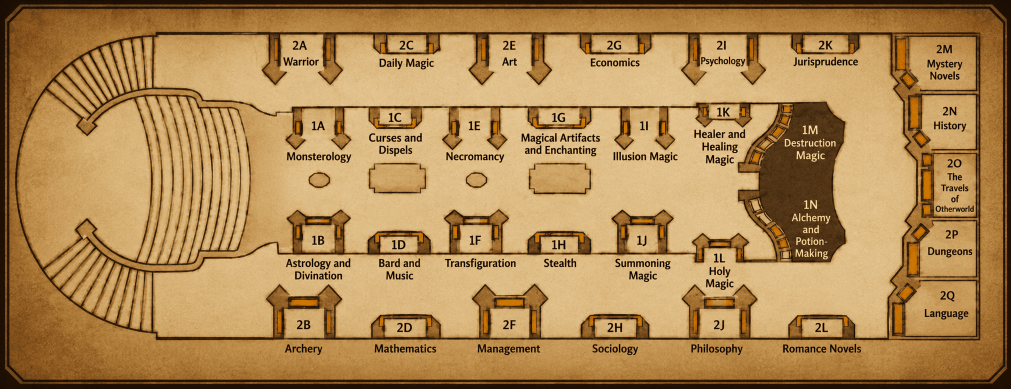
#> input picture src/assets/carte.png, 2022 x 778 px (shown at 1/2 size)
$ python effacer-noms.py
#> lines starting #> are read from the running program, lines starting #| are printed output that depends on the picture
# Produit src/assets/carte-muette.png : la carte du jeu (2022 x 778) sans les noms de
# catégories. Chaque rectangle de texte est recouvert d'un pavage de parchemin (ou du
# fond sombre de l'alcôve) prélevé sur l'image, recoloré selon le voisinage immédiat du
# rectangle pour suivre le vignettage, avec des bords fondus.
# Usage : python scripts/effacer-noms.py   (nécessite Pillow : pip install pillow)
from pathlib import Path
import random

from PIL import Image, ImageFilter, ImageStat

RACINE = Path(__file__).resolve().parent.parent
SOURCE = RACINE / "src" / "assets" / "carte.png"
CIBLE = RACINE / "src" / "assets" / "carte-muette.png"
CIBLE_VIERGE = RACINE / "src" / "assets" / "carte-vierge.png"

# Rectangles (x1, y1, x2, y2, nature) en pixels de l'original, mesurés sur des zooms.
RUSTINES = [
    # Second étage, galerie du haut (sous le cadre, entre ou sur les flèches)
    (560, 112, 640, 143, "parchemin"),  # 2A Warrior
    (748, 112, 880, 143, "parchemin"),  # 2C Daily Magic
    (996, 112, 1040, 143, "parchemin"),  # 2E Art
    (1163, 112, 1297, 143, "parchemin"),  # 2G Economics
    (1394, 112, 1495, 144, "parchemin"),  # 2I Psychology
    (1578, 112, 1727, 143, "parchemin"),  # 2K Jurisprudence
    # Premier étage, rangée du haut
    (570, 297, 710, 336, "parchemin"),  # 1A Monsterology
    (732, 258, 852, 322, "parchemin"),  # 1C Curses and Dispels
    (886, 297, 1014, 336, "parchemin"),  # 1E Necromancy
    (1036, 258, 1208, 322, "parchemin"),  # 1G Magical Artifacts and Enchanting
    (1218, 297, 1364, 336, "parchemin"),  # 1I Illusion Magic
    (1379, 248, 1500, 340, "parchemin"),  # 1K Healer and Healing Magic
    # Alcôve
    (1558, 272, 1677, 328, "sombre"),  # 1M Destruction Magic
    (1573, 424, 1667, 526, "sombre"),  # 1N Alchemy and Potion-Making
    # Premier étage, rangée du bas
    (564, 511, 711, 572, "parchemin"),  # 1B Astrology and Divination
    (749, 515, 846, 572, "parchemin"),  # 1D Bard and Music
    (886, 511, 1034, 546, "parchemin"),  # 1F Transfiguration
    (1079, 515, 1158, 546, "parchemin"),  # 1H Stealth
    (1224, 511, 1341, 572, "parchemin"),  # 1J Summoning Magic
    (1402, 528, 1476, 592, "parchemin"),  # 1L Holy Magic
    # Second étage, galerie du bas
    (561, 682, 652, 720, "parchemin"),  # 2B Archery
    (743, 682, 882, 720, "parchemin"),  # 2D Mathematics
    (948, 682, 1089, 720, "parchemin"),  # 2F Management
    (1175, 682, 1287, 720, "parchemin"),  # 2H Sociology
    (1373, 682, 1499, 720, "parchemin"),  # 2J Philosophy
    (1555, 682, 1729, 720, "parchemin"),  # 2L Romance Novels
    # Second étage, mur du fond (à l'intérieur des cadres)
    (1843, 113, 1932, 168, "parchemin"),  # 2M Mystery Novels
    (1858, 235, 1942, 268, "parchemin"),  # 2N History
    (1872, 346, 1950, 428, "parchemin"),  # 2O The Travels of Otherworld
    (1850, 482, 1950, 520, "parchemin"),  # 2P Dungeons
    (1843, 607, 1942, 646, "parchemin"),  # 2Q Language
]


# Les identifiants (« 1A »...) dans leurs cadres, centres en pixels de l'image ; les
# deux de l'alcove sont ecrits en clair sur fond sombre.
CENTRES_IDENTIFIANTS = {
    "2A": (597, 86), "2C": (812, 86), "2E": (1018, 86), "2G": (1230, 86), "2I": (1438, 86), "2K": (1650, 86),
    "1A": (630, 253), "1C": (785, 233), "1E": (955, 253), "1G": (1120, 233), "1I": (1285, 253), "1K": (1440, 225),
    "1M": (1618, 262), "1N": (1618, 417),
    "1B": (630, 483), "1D": (787, 488), "1F": (950, 483), "1H": (1115, 488), "1J": (1280, 483), "1L": (1432, 513),
    "2B": (605, 654), "2D": (812, 654), "2F": (1015, 654), "2H": (1230, 654), "2J": (1437, 654), "2L": (1642, 654),
    # Sur le mur du fond, le texte est plus haut que le centre du cadre.
    "2M": (1888, 97), "2N": (1896, 222), "2O": (1906, 326), "2P": (1901, 467), "2Q": (1894, 588),
}
DEMI_IDENTIFIANT = (26, 16)
RUSTINES_IDENTIFIANTS = [
    (cx - DEMI_IDENTIFIANT[0], cy - DEMI_IDENTIFIANT[1], cx + DEMI_IDENTIFIANT[0], cy + DEMI_IDENTIFIANT[1],
     "sombre" if section in ("1M", "1N") else "parchemin")
    for section, (cx, cy) in CENTRES_IDENTIFIANTS.items()
]

# Tuiles de texture : parchemin vide sous la galerie haute, fond sombre entre 1M et 1N.
ECHANTILLONS = {
    "parchemin": (1000, 168, 1090, 198),
    "sombre": (1575, 338, 1650, 388),
}

# Luminances retenues pour mesurer la couleur du voisinage (on écarte texte et traits).
LUMINANCE = {"parchemin": (120, 256), "sombre": (15, 95)}

DEBORD = 2  # la rustine opaque déborde d'autant du rectangle mesuré
FONDU = 5  # largeur du dégradé au-delà
ANNEAU = 6  # épaisseur du voisinage mesuré autour de chaque rustine


def luminance(p):
    return 0.299 * p[0] + 0.587 * p[1] + 0.114 * p[2]


def moyenne_filtree(image, zone, nature):
    bas, haut = LUMINANCE[nature]
    if zone[2] <= zone[0] or zone[3] <= zone[1]:
        return None
    retenus = [p for p in image.crop(zone).getdata() if bas <= luminance(p) < haut]
    if len(retenus) < 20:
        return None
    n = len(retenus)
    return tuple(sum(p[i] for p in retenus) / n for i in range(3))


def voisinage(image, rect, nature):
    x1, y1, x2, y2 = rect
    l, h = image.size
    anneaux = [
        (max(0, x1 - ANNEAU), max(0, y1 - ANNEAU), min(l, x2 + ANNEAU), y1),
        (max(0, x1 - ANNEAU), y2, min(l, x2 + ANNEAU), min(h, y2 + ANNEAU)),
        (max(0, x1 - ANNEAU), y1, x1, y2),
        (x2, y1, min(l, x2 + ANNEAU), y2),
    ]
    sommes = [0.0, 0.0, 0.0]
    poids = 0
    for z in anneaux:
        m = moyenne_filtree(image, z, nature)
        if m is None:
            continue
        aire = (z[2] - z[0]) * (z[3] - z[1])
        for i in range(3):
            sommes[i] += m[i] * aire
        poids += aire
    return None if poids == 0 else tuple(s / poids for s in sommes)


def pavage(image, nature, l, h):
    # Filtre médian : ôte les taches ponctuelles de la tuile (sinon elles se répètent
    # dans chaque rustine) tout en gardant le grain du parchemin.
    tuile = image.crop(ECHANTILLONS[nature]).filter(ImageFilter.MedianFilter(7))
    tl, th = tuile.size
    sortie = Image.new("RGB", (l, h))
    y = -random.randint(0, th // 2)
    while y < h:
        x = -random.randint(0, tl // 2)
        while x < l:
            t = tuile.transpose(Image.FLIP_LEFT_RIGHT) if random.random() < 0.5 else tuile
            if random.random() < 0.5:
                t = t.transpose(Image.FLIP_TOP_BOTTOM)
            sortie.paste(t, (x, y))
            x += tl
        y += th
    return sortie


def recolorer(patch, cible):
    if cible is None:
        return patch
    moyenne = ImageStat.Stat(patch).mean
    bandes = patch.split()
    ajustees = []
    for i in range(3):
        facteur = cible[i] / max(1.0, moyenne[i])
        ajustees.append(bandes[i].point(lambda v, f=facteur: max(0, min(255, round(v * f)))))
    return Image.merge("RGB", ajustees)


def appliquer(image, rustines):
    largeur, hauteur = image.size
#> largeur = 2022; hauteur = 778
    for x1, y1, x2, y2, nature in rustines:
        couleur = voisinage(image, (x1, y1, x2, y2), nature)
        marge = DEBORD + FONDU
        boite = (max(0, x1 - marge), max(0, y1 - marge), min(largeur, x2 + marge), min(hauteur, y2 + marge))
        l, h = boite[2] - boite[0], boite[3] - boite[1]
        patch = recolorer(pavage(image, nature, l, h), couleur)
        masque = Image.new("L", (l, h), 0)
        masque.paste(255, (FONDU, FONDU, l - FONDU, h - FONDU))
        masque = masque.filter(ImageFilter.GaussianBlur(FONDU / 2))
        image.paste(patch, boite, masque)
#> this loop made 31 passes
#> (couleur, boite, l, h, moyenne in recolorer) on passes 1 to 8: ((208.7, 170.2, 111.9), (553, 105, 647, 150), 94, 45, [224.1, 191.6, 138.1]), ((218.1, 182.6, 125.9), (741, 105, 887, 150), 146, 45, [223.9, 191.4, 137.8]), ((221.3, 187.1, 131.7), (989, 105, 1047, 150), 58, 45, [224.2, 191.7, 138.2]), ((218.2, 183, 126.9), (1156, 105, 1304, 150), 148, 45, [223.8, 191.1, 137.4]), ((205.4, 165.2, 105.9), (1387, 105, 1502, 151), 115, 46, [224, 191.4, 137.8]), ((211, 172.1, 112), (1571, 105, 1734, 150), 163, 45, [224.1, 191.6, 138.1]), ((220.2, 185.6, 129.8), (563, 290, 717, 343), 154, 53, [223.5, 190.8, 137]), ((217.5, 180.3, 121.8), (725, 251, 859, 329), 134, 78, [223.8, 191.2, 137.5])
#> pass 1, in pavage, `tuile = image.crop(ECHANTILLONS[nature]).filter(ImageFilter.MedianFilt..`:
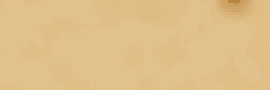
#> tuile: PIL image 90x30 RGB (shown 3 times larger); mean R, G, B 223.9, 191.3, 137.7
#> pass 1, in appliquer, `patch = recolorer(pavage(image, nature, l, h), couleur)`:
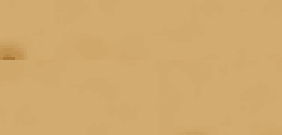
#> patch: PIL image 94x45 RGB (shown 3 times larger); mean R, G, B 209.1, 170, 111.6
#> after the loop:
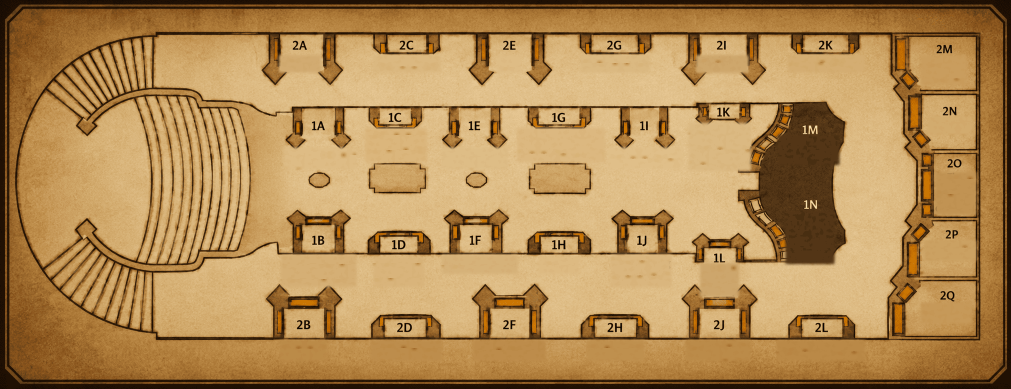
#> image: PIL image 2022x778 RGB (shown at 1/2 size); mean R, G, B 176.2, 136.8, 82.3
#> after the loop:
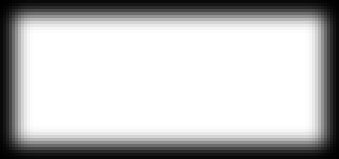
#> masque: PIL image 113x53 L (shown 3 times larger); min 0, max 255, mean 188.4
#> after the loop:
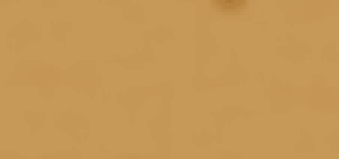
#> patch: PIL image 113x53 RGB (shown 3 times larger); mean R, G, B 197.5, 152.1, 87.7
    return image


def enregistrer(image, cible):
    image.quantize(256, method=Image.Quantize.MEDIANCUT, dither=Image.Dither.FLOYDSTEINBERG).save(cible, optimize=True)
    print("écrit", cible, image.size)
#| écrit src/assets/carte-muette.png (2022, 778)


def main():
    random.seed(7)
    muette = appliquer(Image.open(SOURCE).convert("RGB"), RUSTINES)
    enregistrer(muette, CIBLE)
    vierge = appliquer(muette.copy(), RUSTINES_IDENTIFIANTS)
#> the loop in appliquer (call 2), `for x1, y1, x2, y2, nature in rustines:` made 31 passes
#> (couleur, moyenne in recolorer) on passes 1, 2, 3, 5, 6: ((197.8, 157.3, 97.91), [223.6, 190.9, 137.1]), ((201, 159.5, 98.44), [223.9, 191.4, 137.8]), ((206.3, 165.4, 104.5), [224, 191.4, 137.8]), ((199.2, 157.8, 98.19), [224.3, 191.9, 138.5]), ((202.3, 159.9, 97.42), [224, 191.6, 138])
#> (couleur, moyenne in recolorer) on pass 4: ((204.4, 163.5, 102.5), [224, 191.4, 137.8])
#> pass 1, in appliquer (call 2), `masque = masque.filter(ImageFilter.GaussianBlur(FONDU / 2))`:
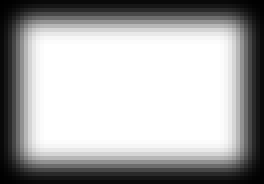
#> masque: PIL image 66x46 L (shown 4 times larger); min 0, max 255, mean 169.2
    enregistrer(vierge, CIBLE_VIERGE)
#> in enregistrer (call 2), `image.quantize(256, method=Image.Quantize.MEDIANCUT, dither=Image.Dith..`:
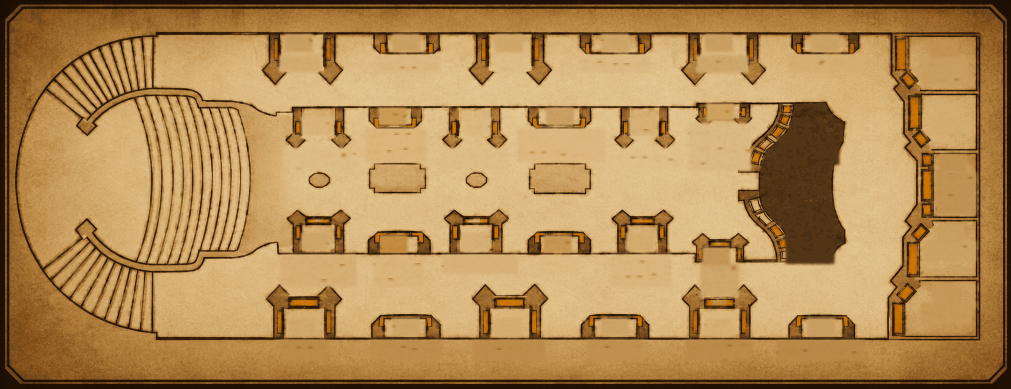
#> saved as carte-vierge.png: PIL image 2022x778 P (shown at 1/2 size); mean R, G, B 177, 137.3, 82.4
#| écrit src/assets/carte-vierge.png (2022, 778)


if __name__ == "__main__":
    main()
